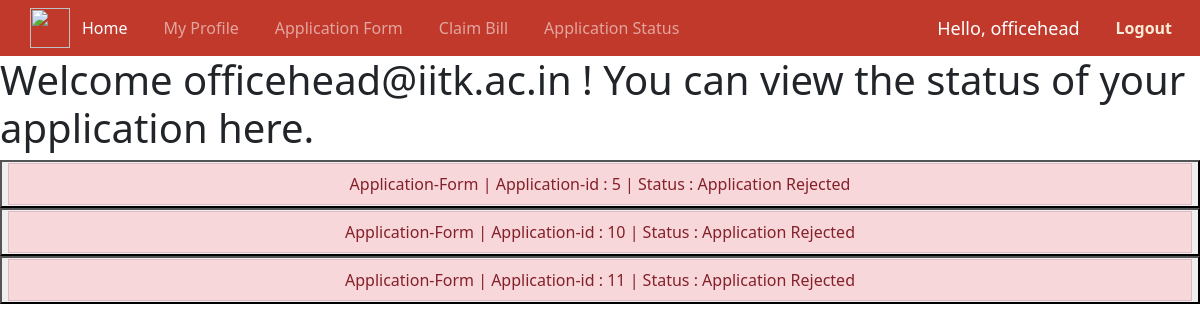
The app's page /application_status (signed in) with its own data.
### home/models.py (models this page shows, shortened)
class Application(models.Model):
    profile=models.ForeignKey(User_profile,on_delete=models.CASCADE,related_name="applications")
    block_yr=models.CharField(default='' , max_length=122)
    email=models.EmailField(default='user@iitk.ac.in',max_length=30)
    rollno=models.CharField(default='' , max_length=122)
    basic_pay=models.CharField(default='' , max_length=122)
    Name=models.CharField(default='NA',max_length=122)
    Designation=models.CharField(default='NA',max_length=122)
    section=models.CharField(default='NA',max_length=122)
    avail=models.CharField(default='NA',max_length=122)
    duration=models.CharField(default='' , max_length=122)
    departure=models.CharField(default='' , max_length=122)
    nature=models.CharField(default='NA',max_length=122)
    Purpose=models.CharField(default='NA',max_length=122)
    place=models.CharField(default='NA',max_length=122)
    place1=models.CharField(default='NA',max_length=122)
    address=models.CharField(default='NA',max_length=122)
    mode=models.CharField(default='NA',max_length=122)
    Name1=models.CharField(default='NA',max_length=122)
    Age1=models.CharField(default='NA' , max_length=122)
    Name2=models.CharField(default='NA',max_length=122)
    Age2=models.CharField(default='NA' , max_length=122)
    Name3=models.CharField(default='NA',max_length=122)
    Age3=models.CharField(default='NA' , max_length=122)
    advance=models.CharField(default='NA' , max_length=122)
    REJECTED = 0
    PENDING = -1
    ACCEPTED = 1
    Status = (
        (REJECTED, 'Cancelled'),
        (PENDING, 'Pending for admin approval'),
        (ACCEPTED, 'Request accepted'),
    )
    status = models.IntegerField(choices=Status, default=PENDING)

### home/views.py (the view)
# urls.py: path('application_status',views.status, name="application_status" ),
@login_required
def status(request):
    dt=claimBill.objects.filter(email=request.user.email)
    dt2=Application.objects.filter(email=request.user.email)
    for d in [dt,dt2]:
        for fr in d:
            if fr.status==Application.ACCEPTED:
                fr.status=True
            elif fr.status==Application.REJECTED:
                fr.status=False
            else:
                fr.status=None
    context={
        'user':request.user,
        'claim' : dt,
        'application' : dt2
    }
    return render(request,'status.html',context)

### templates/status.html (shortened to what this page needs)
{% extends 'base.html' %}
{% block body %}
<h1>Welcome {{user.email}} ! You can view the status of your application here.</h1>
<form method="GET">
<ul class="list-group">
{% if application%}
    {% for form in application %}
    <button name="pk" value="{{form.pk}}" formaction="{%url 'application_form'%}" ><li class="list-group-item list-group-item-{{form.status|yesno:"success,danger,info"}}">Application-Form | Application-id : {{form.pk}} | Status : {{form.status|yesno:"Congratulations! Your application is verified,Application Rejected,Verfication still under process"}}</li></button>
    {% endfor %}
    {% endif %}
</ul>
</form>
{% endblock body %}

### templates/base.html (shortened to what this page needs)
{% extends 'baseportal.html' %}
{% block head %}
  <link href="https://cdn.jsdelivr.net/npm/bootstrap@5.1.3/dist/css/bootstrap.min.css" rel="stylesheet">
{% endblock head %}
{% block nav %}
<nav class="navbar sticky-top navbar-expand-lg navbar-dark" style="background-color: #c0392b;">
  <div class="container-fluid">
    <div class="collapse navbar-collapse" id="navbarSupportedContent">
      <ul class="navbar-nav me-auto mb-2 mb-lg-0">
        <li class="nav-item" >
          <a class="nav-link active" aria-current="page" href="/home"><img src="https://i.ibb.co/wgcQxVp/iitklogo.png" style="
            position: absolute;
            left: 30px;
            top: 7.5px;
            " width="40" height="40"></a>
        </li>
        <li class="nav-item" style="padding:0 10px 0 0;">
          <a class="nav-link active" aria-current="page" href="/home" style="margin-left: 30px;">Home</a>
        </li>
        <li class="nav-item" style="padding:0 10px;">
          <a class="nav-link" href="/user_profile">My Profile</a>
        </li>
        <li class="nav-item" style="padding:0 10px;">
          <a class="nav-link" href="/application_form">Application Form</a>
        </li>
        <li class="nav-item" style="padding:0 10px;">
            <a class="nav-link" href="/form">Claim Bill</a>
          </li>
        <li class="nav-item" style="padding:0 10px;">
          <a class="nav-link" href="/application_status">Application Status</a>
        </li>
      </ul>
      <span class="hello-msg"><p style="margin-top: auto; margin-bottom: auto;">Hello, {{request.user}} </p></span>
      <span ><a class="nav-link" href="{% url 'logout' %}" style="color:antiquewhite;"><b>Logout</b></a></span>
    </div>
  </div>
</nav>
{% endblock nav %}

### templates/base.html (style rules this page uses)
.hello-msg { font-size: 18px; color: rgb(255, 255, 255); margin-right: 20px; }

### records on screen
Application: pk "5", status "Application Rejected"
Application: pk "10", status "Application Rejected"
Application: pk "11", status "Application Rejected"

### other values on screen
{{ request.user }} "officehead"
{{ user.email }} "officehead@iitk.ac.in"
